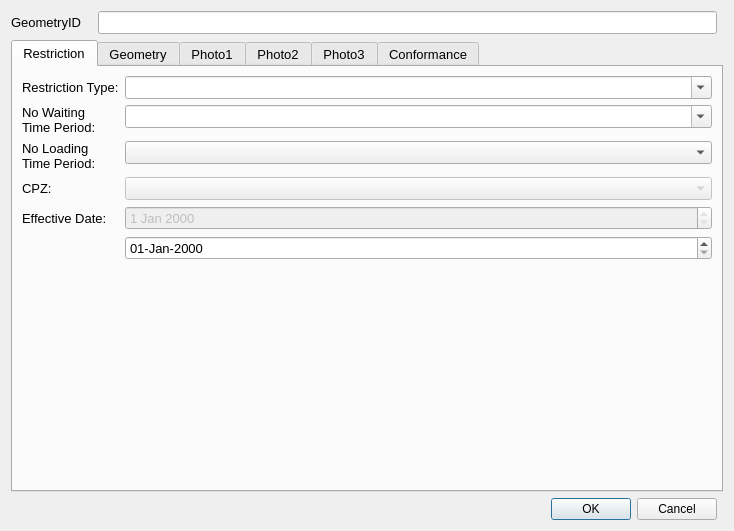
<?xml version="1.0" encoding="UTF-8"?>
<ui version="4.0">
 <class>restrictionDialog</class>
 <widget class="QDialog" name="restrictionDialog">
  <property name="geometry">
   <rect>
    <x>0</x>
    <y>0</y>
    <width>734</width>
    <height>531</height>
   </rect>
  </property>
  <property name="sizePolicy">
   <sizepolicy hsizetype="Fixed" vsizetype="Fixed">
    <horstretch>0</horstretch>
    <verstretch>0</verstretch>
   </sizepolicy>
  </property>
  <property name="minimumSize">
   <size>
    <width>0</width>
    <height>0</height>
   </size>
  </property>
  <property name="maximumSize">
   <size>
    <width>750</width>
    <height>550</height>
   </size>
  </property>
  <property name="font">
   <font>
    <family>Arial</family>
   </font>
  </property>
  <property name="windowTitle">
   <string>Dialog</string>
  </property>
  <property name="sizeGripEnabled">
   <bool>false</bool>
  </property>
  <layout class="QGridLayout" name="gridLayout_7">
   <item row="0" column="0">
    <layout class="QGridLayout" name="gridLayout_6">
     <item row="0" column="0">
      <widget class="QLabel" name="label">
       <property name="minimumSize">
        <size>
         <width>81</width>
         <height>16</height>
        </size>
       </property>
       <property name="font">
        <font>
         <pointsize>10</pointsize>
        </font>
       </property>
       <property name="text">
        <string>GeometryID</string>
       </property>
      </widget>
     </item>
     <item row="0" column="1">
      <widget class="QLineEdit" name="GeometryID">
       <property name="font">
        <font>
         <pointsize>10</pointsize>
        </font>
       </property>
       <property name="inputMask">
        <string/>
       </property>
       <property name="readOnly">
        <bool>true</bool>
       </property>
       <property name="placeholderText">
        <string/>
       </property>
      </widget>
     </item>
    </layout>
   </item>
   <item row="1" column="0" colspan="2">
    <widget class="QTabWidget" name="tabWidget">
     <property name="minimumSize">
      <size>
       <width>0</width>
       <height>0</height>
      </size>
     </property>
     <property name="font">
      <font>
       <pointsize>10</pointsize>
      </font>
     </property>
     <property name="cursor">
      <cursorShape>IBeamCursor</cursorShape>
     </property>
     <property name="mouseTracking">
      <bool>true</bool>
     </property>
     <property name="acceptDrops">
      <bool>true</bool>
     </property>
     <property name="currentIndex">
      <number>0</number>
     </property>
     <widget class="QWidget" name="Supply">
      <property name="focusPolicy">
       <enum>Qt::NoFocus</enum>
      </property>
      <attribute name="title">
       <string>Restriction</string>
      </attribute>
      <layout class="QFormLayout" name="formLayout">
       <property name="fieldGrowthPolicy">
        <enum>QFormLayout::AllNonFixedFieldsGrow</enum>
       </property>
       <item row="0" column="0">
        <widget class="QLabel" name="lbl_RestrictionType">
         <property name="minimumSize">
          <size>
           <width>90</width>
           <height>16</height>
          </size>
         </property>
         <property name="font">
          <font>
           <pointsize>10</pointsize>
          </font>
         </property>
         <property name="text">
          <string>Restriction Type:</string>
         </property>
        </widget>
       </item>
       <item row="0" column="1">
        <widget class="QComboBox" name="RestrictionTypeID">
         <property name="editable">
          <bool>true</bool>
         </property>
        </widget>
       </item>
       <item row="1" column="0">
        <widget class="QLabel" name="lbl_WaitingTimePeriod">
         <property name="minimumSize">
          <size>
           <width>90</width>
           <height>16</height>
          </size>
         </property>
         <property name="font">
          <font>
           <pointsize>10</pointsize>
          </font>
         </property>
         <property name="text">
          <string>No Waiting Time Period:</string>
         </property>
         <property name="wordWrap">
          <bool>true</bool>
         </property>
        </widget>
       </item>
       <item row="1" column="1">
        <widget class="QComboBox" name="NoWaitingTimeID">
         <property name="editable">
          <bool>true</bool>
         </property>
        </widget>
       </item>
       <item row="2" column="0">
        <widget class="QLabel" name="lbl_WaitingTimePeriod_2">
         <property name="minimumSize">
          <size>
           <width>90</width>
           <height>16</height>
          </size>
         </property>
         <property name="font">
          <font>
           <pointsize>10</pointsize>
          </font>
         </property>
         <property name="text">
          <string>No Loading Time Period:</string>
         </property>
         <property name="wordWrap">
          <bool>true</bool>
         </property>
        </widget>
       </item>
       <item row="2" column="1">
        <widget class="QComboBox" name="NoLoadingTimeID"/>
       </item>
       <item row="4" column="0">
        <widget class="QLabel" name="lbl_OpenDate">
         <property name="text">
          <string>Effective Date:</string>
         </property>
        </widget>
       </item>
       <item row="4" column="1">
        <widget class="QDateEdit" name="OpenDate_old">
         <property name="enabled">
          <bool>false</bool>
         </property>
         <property name="readOnly">
          <bool>true</bool>
         </property>
        </widget>
       </item>
       <item row="3" column="0">
        <widget class="QLabel" name="lbl_CPZ">
         <property name="text">
          <string>CPZ:</string>
         </property>
        </widget>
       </item>
       <item row="3" column="1">
        <widget class="QComboBox" name="CPZ">
         <property name="enabled">
          <bool>false</bool>
         </property>
        </widget>
       </item>
       <item row="5" column="1">
        <widget class="QgsDateTimeEdit" name="OpenDate">
         <property name="displayFormat">
          <string>dd-MMM-yyyy</string>
         </property>
        </widget>
       </item>
      </layout>
     </widget>
     <widget class="QWidget" name="tab">
      <attribute name="title">
       <string>Geometry</string>
      </attribute>
      <layout class="QGridLayout" name="gridLayout_2">
       <item row="0" column="0">
        <widget class="QLabel" name="label_5">
         <property name="font">
          <font>
           <pointsize>10</pointsize>
          </font>
         </property>
         <property name="text">
          <string>Length (m):</string>
         </property>
        </widget>
       </item>
       <item row="0" column="1" colspan="2">
        <widget class="QLineEdit" name="Length">
         <property name="font">
          <font>
           <pointsize>10</pointsize>
          </font>
         </property>
         <property name="readOnly">
          <bool>true</bool>
         </property>
        </widget>
       </item>
       <item row="1" column="0">
        <widget class="QLabel" name="lbl_RoadName">
         <property name="minimumSize">
          <size>
           <width>90</width>
           <height>16</height>
          </size>
         </property>
         <property name="font">
          <font>
           <pointsize>10</pointsize>
          </font>
         </property>
         <property name="text">
          <string>Road Name:</string>
         </property>
        </widget>
       </item>
       <item row="1" column="1" colspan="3">
        <widget class="QLineEdit" name="RoadName"/>
       </item>
       <item row="2" column="0">
        <widget class="QLabel" name="lbl_USRN">
         <property name="minimumSize">
          <size>
           <width>90</width>
           <height>16</height>
          </size>
         </property>
         <property name="font">
          <font>
           <pointsize>10</pointsize>
          </font>
         </property>
         <property name="text">
          <string>USRN:</string>
         </property>
        </widget>
       </item>
       <item row="2" column="1" colspan="3">
        <widget class="QLineEdit" name="USRN"/>
       </item>
       <item row="3" column="0">
        <widget class="QLabel" name="lbl_GeometryType">
         <property name="minimumSize">
          <size>
           <width>90</width>
           <height>16</height>
          </size>
         </property>
         <property name="font">
          <font>
           <pointsize>10</pointsize>
          </font>
         </property>
         <property name="text">
          <string>Geometry Type</string>
         </property>
        </widget>
       </item>
       <item row="3" column="1" colspan="3">
        <widget class="QComboBox" name="GeomShapeID">
         <property name="editable">
          <bool>false</bool>
         </property>
         <property name="currentIndex">
          <number>-1</number>
         </property>
        </widget>
       </item>
       <item row="4" column="2">
        <widget class="QLabel" name="lbl_AzToRoadCL">
         <property name="minimumSize">
          <size>
           <width>90</width>
           <height>16</height>
          </size>
         </property>
         <property name="font">
          <font>
           <pointsize>10</pointsize>
          </font>
         </property>
         <property name="text">
          <string>Direction to Road Centreline:</string>
         </property>
         <property name="wordWrap">
          <bool>true</bool>
         </property>
        </widget>
       </item>
       <item row="4" column="3">
        <widget class="QLineEdit" name="AzimuthToRoadCentreLine">
         <property name="text">
          <string/>
         </property>
        </widget>
       </item>
       <item row="4" column="4">
        <widget class="QToolButton" name="toolButton_2">
         <property name="text">
          <string>...</string>
         </property>
        </widget>
       </item>
       <item row="5" column="0">
        <widget class="QLabel" name="label_6">
         <property name="text">
          <string>Survey Date:</string>
         </property>
        </widget>
       </item>
       <item row="5" column="1" colspan="2">
        <widget class="QDateTimeEdit" name="Lines_DateTime">
         <property name="readOnly">
          <bool>true</bool>
         </property>
        </widget>
       </item>
       <item row="6" column="0">
        <widget class="QLabel" name="label_7">
         <property name="text">
          <string>Surveyor:</string>
         </property>
        </widget>
       </item>
       <item row="6" column="1">
        <widget class="QLineEdit" name="Surveyor">
         <property name="readOnly">
          <bool>true</bool>
         </property>
        </widget>
       </item>
       <item row="8" column="0">
        <widget class="QLabel" name="lbl_RoadName_2">
         <property name="minimumSize">
          <size>
           <width>90</width>
           <height>16</height>
          </size>
         </property>
         <property name="font">
          <font>
           <pointsize>10</pointsize>
          </font>
         </property>
         <property name="text">
          <string>RestrictionID:</string>
         </property>
        </widget>
       </item>
       <item row="8" column="1">
        <widget class="QLineEdit" name="RestrictionID"/>
       </item>
      </layout>
     </widget>
     <widget class="QWidget" name="Photos_01">
      <attribute name="title">
       <string>Photo1</string>
      </attribute>
      <layout class="QGridLayout" name="gridLayout">
       <item row="0" column="0">
        <widget class="QLabel" name="Photo_Widget_01">
         <property name="sizePolicy">
          <sizepolicy hsizetype="Fixed" vsizetype="Fixed">
           <horstretch>0</horstretch>
           <verstretch>0</verstretch>
          </sizepolicy>
         </property>
         <property name="maximumSize">
          <size>
           <width>640</width>
           <height>480</height>
          </size>
         </property>
         <property name="autoFillBackground">
          <bool>true</bool>
         </property>
         <property name="text">
          <string>Photo not found</string>
         </property>
         <property name="scaledContents">
          <bool>true</bool>
         </property>
        </widget>
       </item>
      </layout>
     </widget>
     <widget class="QWidget" name="Photos_02">
      <attribute name="title">
       <string>Photo2</string>
      </attribute>
      <layout class="QGridLayout" name="gridLayout_3">
       <item row="0" column="0">
        <widget class="QLabel" name="Photo_Widget_02">
         <property name="sizePolicy">
          <sizepolicy hsizetype="Fixed" vsizetype="Fixed">
           <horstretch>0</horstretch>
           <verstretch>0</verstretch>
          </sizepolicy>
         </property>
         <property name="maximumSize">
          <size>
           <width>640</width>
           <height>480</height>
          </size>
         </property>
         <property name="autoFillBackground">
          <bool>true</bool>
         </property>
         <property name="text">
          <string>Photo not found</string>
         </property>
        </widget>
       </item>
      </layout>
     </widget>
     <widget class="QWidget" name="tab_2">
      <attribute name="title">
       <string>Photo3</string>
      </attribute>
      <layout class="QGridLayout" name="gridLayout_4">
       <item row="0" column="0">
        <widget class="QLabel" name="Photo_Widget_03">
         <property name="sizePolicy">
          <sizepolicy hsizetype="Fixed" vsizetype="Fixed">
           <horstretch>0</horstretch>
           <verstretch>0</verstretch>
          </sizepolicy>
         </property>
         <property name="maximumSize">
          <size>
           <width>640</width>
           <height>480</height>
          </size>
         </property>
         <property name="autoFillBackground">
          <bool>true</bool>
         </property>
         <property name="text">
          <string>Photo not found</string>
         </property>
        </widget>
       </item>
      </layout>
     </widget>
     <widget class="QWidget" name="tab_6">
      <attribute name="title">
       <string>Conformance</string>
      </attribute>
      <layout class="QFormLayout" name="formLayout_3">
       <item row="0" column="0">
        <widget class="QLabel" name="lbl_TimePeriod_5">
         <property name="minimumSize">
          <size>
           <width>90</width>
           <height>16</height>
          </size>
         </property>
         <property name="font">
          <font>
           <pointsize>10</pointsize>
          </font>
         </property>
         <property name="text">
          <string>Lines Fading:</string>
         </property>
        </widget>
       </item>
       <item row="0" column="1">
        <widget class="QComboBox" name="Compl_Lines_Faded"/>
       </item>
       <item row="1" column="0">
        <widget class="QLabel" name="lbl_TimePeriod_6">
         <property name="minimumSize">
          <size>
           <width>90</width>
           <height>16</height>
          </size>
         </property>
         <property name="font">
          <font>
           <pointsize>10</pointsize>
          </font>
         </property>
         <property name="text">
          <string>Loading Marks Fading:</string>
         </property>
         <property name="wordWrap">
          <bool>true</bool>
         </property>
        </widget>
       </item>
       <item row="1" column="1">
        <widget class="QComboBox" name="Compl_NoL_Faded"/>
       </item>
       <item row="2" column="0">
        <widget class="QLabel" name="lbl_MaxStay_5">
         <property name="minimumSize">
          <size>
           <width>90</width>
           <height>16</height>
          </size>
         </property>
         <property name="font">
          <font>
           <pointsize>10</pointsize>
          </font>
         </property>
         <property name="text">
          <string>Sign issues:</string>
         </property>
        </widget>
       </item>
       <item row="2" column="1">
        <widget class="QComboBox" name="Compl_Lines_SignIssue"/>
       </item>
       <item row="3" column="0">
        <widget class="QLabel" name="label_3">
         <property name="text">
          <string>Notes:</string>
         </property>
        </widget>
       </item>
       <item row="3" column="1">
        <widget class="QTextEdit" name="Notes"/>
       </item>
       <item row="4" column="0">
        <widget class="QLabel" name="label_4">
         <property name="text">
          <string>Photos taken:</string>
         </property>
        </widget>
       </item>
       <item row="4" column="1">
        <widget class="QCheckBox" name="Lines_PhotoTaken">
         <property name="text">
          <string/>
         </property>
        </widget>
       </item>
      </layout>
     </widget>
    </widget>
   </item>
   <item row="2" column="0">
    <widget class="QDialogButtonBox" name="button_box">
     <property name="standardButtons">
      <set>QDialogButtonBox::Cancel|QDialogButtonBox::Ok</set>
     </property>
    </widget>
   </item>
  </layout>
 </widget>
 <customwidgets>
  <customwidget>
   <class>QgsDateTimeEdit</class>
   <extends>QDateTimeEdit</extends>
   <header>qgsdatetimeedit.h</header>
  </customwidget>
 </customwidgets>
 <resources/>
 <connections>
  <connection>
   <sender>button_box</sender>
   <signal>accepted()</signal>
   <receiver>restrictionDialog</receiver>
   <slot>accept()</slot>
   <hints>
    <hint type="sourcelabel">
     <x>363</x>
     <y>510</y>
    </hint>
    <hint type="destinationlabel">
     <x>366</x>
     <y>265</y>
    </hint>
   </hints>
  </connection>
  <connection>
   <sender>button_box</sender>
   <signal>rejected()</signal>
   <receiver>restrictionDialog</receiver>
   <slot>reject()</slot>
   <hints>
    <hint type="sourcelabel">
     <x>363</x>
     <y>510</y>
    </hint>
    <hint type="destinationlabel">
     <x>366</x>
     <y>265</y>
    </hint>
   </hints>
  </connection>
 </connections>
</ui>
